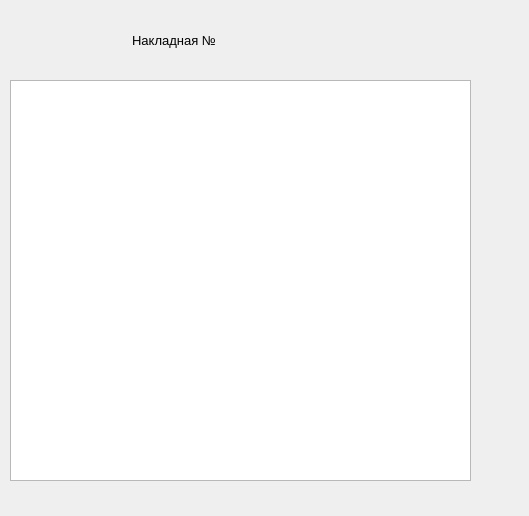
<?xml version="1.0" encoding="UTF-8"?>
<ui version="4.0">
 <class>ManufactureControl</class>
 <widget class="QDialog" name="ManufactureControl">
  <property name="geometry">
   <rect>
    <x>0</x>
    <y>0</y>
    <width>529</width>
    <height>516</height>
   </rect>
  </property>
  <property name="windowTitle">
   <string>Dialog</string>
  </property>
  <widget class="QTableView" name="tableView">
   <property name="geometry">
    <rect>
     <x>10</x>
     <y>80</y>
     <width>461</width>
     <height>401</height>
    </rect>
   </property>
   <property name="font">
    <font>
     <pointsize>10</pointsize>
    </font>
   </property>
  </widget>
  <widget class="QWidget" name="">
   <property name="geometry">
    <rect>
     <x>120</x>
     <y>20</y>
     <width>221</width>
     <height>41</height>
    </rect>
   </property>
   <layout class="QHBoxLayout" name="horizontalLayout">
    <item>
     <widget class="QLabel" name="textlabel">
      <property name="sizePolicy">
       <sizepolicy hsizetype="Expanding" vsizetype="Expanding">
        <horstretch>0</horstretch>
        <verstretch>0</verstretch>
       </sizepolicy>
      </property>
      <property name="font">
       <font>
        <pointsize>10</pointsize>
       </font>
      </property>
      <property name="text">
       <string>Накладная №</string>
      </property>
      <property name="alignment">
       <set>Qt::AlignCenter</set>
      </property>
     </widget>
    </item>
    <item>
     <widget class="QLabel" name="waybillLabel">
      <property name="sizePolicy">
       <sizepolicy hsizetype="Expanding" vsizetype="Expanding">
        <horstretch>0</horstretch>
        <verstretch>0</verstretch>
       </sizepolicy>
      </property>
      <property name="font">
       <font>
        <pointsize>10</pointsize>
       </font>
      </property>
      <property name="text">
       <string/>
      </property>
      <property name="alignment">
       <set>Qt::AlignCenter</set>
      </property>
     </widget>
    </item>
   </layout>
  </widget>
 </widget>
 <resources/>
 <connections/>
</ui>
